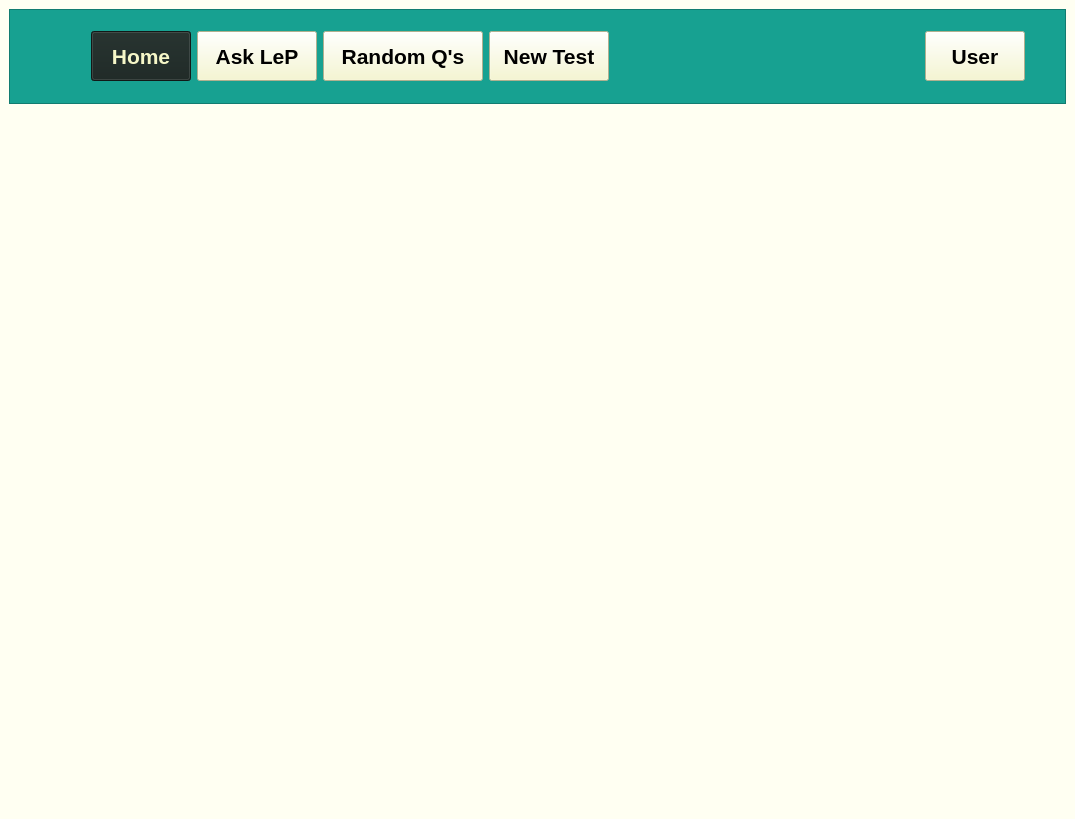
<?xml version="1.0" encoding="UTF-8"?>
<ui version="4.0">
 <class>MainWindow</class>
 <widget class="QMainWindow" name="MainWindow">
  <property name="geometry">
   <rect>
    <x>0</x>
    <y>0</y>
    <width>1075</width>
    <height>119</height>
   </rect>
  </property>
  <property name="maximumSize">
   <size>
    <width>16777215</width>
    <height>119</height>
   </size>
  </property>
  <property name="font">
   <font>
    <family>Helvetica Neue</family>
   </font>
  </property>
  <property name="windowTitle">
   <string>Leprogram</string>
  </property>
  <property name="styleSheet">
   <string notr="true">background-color: rgb(255, 255, 242);</string>
  </property>
  <property name="tabShape">
   <enum>QTabWidget::Triangular</enum>
  </property>
  <property name="dockNestingEnabled">
   <bool>false</bool>
  </property>
  <property name="unifiedTitleAndToolBarOnMac">
   <bool>false</bool>
  </property>
  <widget class="QWidget" name="centralwidget">
   <property name="autoFillBackground">
    <bool>false</bool>
   </property>
   <layout class="QGridLayout" name="gridLayout">
    <item row="1" column="0">
     <widget class="QFrame" name="mainFrame">
      <property name="sizePolicy">
       <sizepolicy hsizetype="Minimum" vsizetype="Minimum">
        <horstretch>0</horstretch>
        <verstretch>0</verstretch>
       </sizepolicy>
      </property>
      <property name="minimumSize">
       <size>
        <width>0</width>
        <height>700</height>
       </size>
      </property>
      <property name="maximumSize">
       <size>
        <width>16777215</width>
        <height>16777215</height>
       </size>
      </property>
      <property name="frameShape">
       <enum>QFrame::NoFrame</enum>
      </property>
      <property name="frameShadow">
       <enum>QFrame::Plain</enum>
      </property>
      <property name="lineWidth">
       <number>0</number>
      </property>
      <layout class="QHBoxLayout" name="mainFrameLayout">
       <property name="spacing">
        <number>0</number>
       </property>
       <property name="leftMargin">
        <number>0</number>
       </property>
       <property name="topMargin">
        <number>0</number>
       </property>
       <property name="rightMargin">
        <number>0</number>
       </property>
       <property name="bottomMargin">
        <number>0</number>
       </property>
      </layout>
     </widget>
    </item>
    <item row="0" column="0">
     <widget class="QFrame" name="menuBar">
      <property name="sizePolicy">
       <sizepolicy hsizetype="Preferred" vsizetype="Maximum">
        <horstretch>0</horstretch>
        <verstretch>0</verstretch>
       </sizepolicy>
      </property>
      <property name="minimumSize">
       <size>
        <width>0</width>
        <height>0</height>
       </size>
      </property>
      <property name="maximumSize">
       <size>
        <width>16777215</width>
        <height>150</height>
       </size>
      </property>
      <property name="styleSheet">
       <string notr="true">background-color: rgb(23, 161, 145);</string>
      </property>
      <property name="frameShape">
       <enum>QFrame::StyledPanel</enum>
      </property>
      <property name="frameShadow">
       <enum>QFrame::Raised</enum>
      </property>
      <layout class="QHBoxLayout" name="horizontalLayout">
       <property name="spacing">
        <number>24</number>
       </property>
       <property name="leftMargin">
        <number>0</number>
       </property>
       <property name="topMargin">
        <number>9</number>
       </property>
       <property name="rightMargin">
        <number>0</number>
       </property>
       <property name="bottomMargin">
        <number>9</number>
       </property>
       <item>
        <widget class="QLabel" name="logo">
         <property name="sizePolicy">
          <sizepolicy hsizetype="Preferred" vsizetype="Preferred">
           <horstretch>0</horstretch>
           <verstretch>0</verstretch>
          </sizepolicy>
         </property>
         <property name="minimumSize">
          <size>
           <width>48</width>
           <height>75</height>
          </size>
         </property>
         <property name="maximumSize">
          <size>
           <width>48</width>
           <height>75</height>
          </size>
         </property>
         <property name="text">
          <string/>
         </property>
         <property name="pixmap">
          <pixmap>../../../res/logo.png</pixmap>
         </property>
         <property name="scaledContents">
          <bool>true</bool>
         </property>
        </widget>
       </item>
       <item>
        <spacer name="leftSpacer">
         <property name="orientation">
          <enum>Qt::Horizontal</enum>
         </property>
         <property name="sizeType">
          <enum>QSizePolicy::Maximum</enum>
         </property>
         <property name="sizeHint" stdset="0">
          <size>
           <width>0</width>
           <height>20</height>
          </size>
         </property>
        </spacer>
       </item>
       <item>
        <widget class="QFrame" name="frame">
         <property name="frameShape">
          <enum>QFrame::NoFrame</enum>
         </property>
         <property name="frameShadow">
          <enum>QFrame::Raised</enum>
         </property>
         <layout class="QHBoxLayout" name="horizontalLayout_2">
          <item>
           <widget class="QPushButton" name="homeButton">
            <property name="sizePolicy">
             <sizepolicy hsizetype="Minimum" vsizetype="Preferred">
              <horstretch>0</horstretch>
              <verstretch>0</verstretch>
             </sizepolicy>
            </property>
            <property name="minimumSize">
             <size>
              <width>100</width>
              <height>50</height>
             </size>
            </property>
            <property name="maximumSize">
             <size>
              <width>100</width>
              <height>50</height>
             </size>
            </property>
            <property name="font">
             <font>
              <family>Helvetica Neue</family>
              <pointsize>16</pointsize>
              <weight>75</weight>
              <italic>false</italic>
              <bold>true</bold>
              <kerning>false</kerning>
             </font>
            </property>
            <property name="autoFillBackground">
             <bool>false</bool>
            </property>
            <property name="styleSheet">
             <string notr="true">background-color: rgb(24, 35, 32);
color: rgb(246, 247, 200);
</string>
            </property>
            <property name="text">
             <string>Home</string>
            </property>
            <property name="icon">
             <iconset>
              <normalon>../../res/ui icons/home.png</normalon>
             </iconset>
            </property>
            <property name="iconSize">
             <size>
              <width>24</width>
              <height>24</height>
             </size>
            </property>
           </widget>
          </item>
          <item>
           <widget class="QPushButton" name="askLepButton">
            <property name="sizePolicy">
             <sizepolicy hsizetype="Minimum" vsizetype="Preferred">
              <horstretch>0</horstretch>
              <verstretch>0</verstretch>
             </sizepolicy>
            </property>
            <property name="minimumSize">
             <size>
              <width>120</width>
              <height>50</height>
             </size>
            </property>
            <property name="maximumSize">
             <size>
              <width>120</width>
              <height>50</height>
             </size>
            </property>
            <property name="font">
             <font>
              <family>Helvetica Neue</family>
              <pointsize>16</pointsize>
              <weight>75</weight>
              <bold>true</bold>
             </font>
            </property>
            <property name="autoFillBackground">
             <bool>false</bool>
            </property>
            <property name="styleSheet">
             <string notr="true">background-color: rgb(246, 247, 200);
border-color: rgb(246, 247, 200);
selection-color:rgb(233, 234, 189);
selection-background-color: rgb(233, 234, 189);</string>
            </property>
            <property name="text">
             <string>Ask LeP</string>
            </property>
            <property name="icon">
             <iconset>
              <normalon>../../res/ui icons/ask lep.png</normalon>
             </iconset>
            </property>
            <property name="iconSize">
             <size>
              <width>24</width>
              <height>24</height>
             </size>
            </property>
           </widget>
          </item>
          <item>
           <widget class="QPushButton" name="randomQsButton">
            <property name="sizePolicy">
             <sizepolicy hsizetype="Minimum" vsizetype="Preferred">
              <horstretch>0</horstretch>
              <verstretch>0</verstretch>
             </sizepolicy>
            </property>
            <property name="minimumSize">
             <size>
              <width>160</width>
              <height>50</height>
             </size>
            </property>
            <property name="maximumSize">
             <size>
              <width>160</width>
              <height>50</height>
             </size>
            </property>
            <property name="font">
             <font>
              <family>Helvetica Neue</family>
              <pointsize>16</pointsize>
              <weight>75</weight>
              <bold>true</bold>
             </font>
            </property>
            <property name="autoFillBackground">
             <bool>false</bool>
            </property>
            <property name="styleSheet">
             <string notr="true">background-color: rgb(246, 247, 200);
border-color: rgb(246, 247, 200);
selection-color:rgb(233, 234, 189);
selection-background-color: rgb(233, 234, 189);</string>
            </property>
            <property name="text">
             <string>Random Q's</string>
            </property>
            <property name="icon">
             <iconset>
              <normalon>../../res/ui icons/random q.png</normalon>
             </iconset>
            </property>
            <property name="iconSize">
             <size>
              <width>24</width>
              <height>24</height>
             </size>
            </property>
           </widget>
          </item>
          <item>
           <widget class="QPushButton" name="newTestButton">
            <property name="sizePolicy">
             <sizepolicy hsizetype="Minimum" vsizetype="Preferred">
              <horstretch>0</horstretch>
              <verstretch>0</verstretch>
             </sizepolicy>
            </property>
            <property name="minimumSize">
             <size>
              <width>120</width>
              <height>50</height>
             </size>
            </property>
            <property name="maximumSize">
             <size>
              <width>120</width>
              <height>50</height>
             </size>
            </property>
            <property name="font">
             <font>
              <family>Helvetica Neue</family>
              <pointsize>16</pointsize>
              <weight>75</weight>
              <bold>true</bold>
             </font>
            </property>
            <property name="autoFillBackground">
             <bool>false</bool>
            </property>
            <property name="styleSheet">
             <string notr="true">background-color: rgb(246, 247, 200);
border-color: rgb(246, 247, 200);
selection-color:rgb(233, 234, 189);
selection-background-color: rgb(233, 234, 189);</string>
            </property>
            <property name="text">
             <string>New Test</string>
            </property>
            <property name="icon">
             <iconset>
              <normaloff>../../res/ui icons/new test.png</normaloff>
              <normalon>../../res/ui icons/new test.png</normalon>
              <disabledoff>../../res/ui icons/new test.png</disabledoff>
              <disabledon>../../res/ui icons/new test.png</disabledon>
              <activeoff>../../res/ui icons/new test.png</activeoff>
              <activeon>../../res/ui icons/new test.png</activeon>
              <selectedoff>../../res/ui icons/new test.png</selectedoff>
              <selectedon>../../res/ui icons/new test.png</selectedon>../../res/ui icons/new test.png</iconset>
            </property>
            <property name="iconSize">
             <size>
              <width>24</width>
              <height>24</height>
             </size>
            </property>
           </widget>
          </item>
          <item>
           <spacer name="horizontalSpacer_2">
            <property name="orientation">
             <enum>Qt::Horizontal</enum>
            </property>
            <property name="sizeHint" stdset="0">
             <size>
              <width>40</width>
              <height>20</height>
             </size>
            </property>
           </spacer>
          </item>
         </layout>
        </widget>
       </item>
       <item>
        <spacer name="rightSpacer3">
         <property name="orientation">
          <enum>Qt::Horizontal</enum>
         </property>
         <property name="sizeType">
          <enum>QSizePolicy::Preferred</enum>
         </property>
         <property name="sizeHint" stdset="0">
          <size>
           <width>40</width>
           <height>20</height>
          </size>
         </property>
        </spacer>
       </item>
       <item>
        <widget class="QPushButton" name="userButton">
         <property name="sizePolicy">
          <sizepolicy hsizetype="Minimum" vsizetype="Preferred">
           <horstretch>0</horstretch>
           <verstretch>0</verstretch>
          </sizepolicy>
         </property>
         <property name="minimumSize">
          <size>
           <width>100</width>
           <height>50</height>
          </size>
         </property>
         <property name="maximumSize">
          <size>
           <width>100</width>
           <height>50</height>
          </size>
         </property>
         <property name="font">
          <font>
           <family>Helvetica Neue</family>
           <pointsize>16</pointsize>
           <weight>75</weight>
           <bold>true</bold>
          </font>
         </property>
         <property name="autoFillBackground">
          <bool>false</bool>
         </property>
         <property name="styleSheet">
          <string notr="true">background-color: rgb(246, 247, 200);
border-color: rgb(246, 247, 200);
selection-color:rgb(233, 234, 189);
selection-background-color: rgb(233, 234, 189);</string>
         </property>
         <property name="text">
          <string>User</string>
         </property>
         <property name="icon">
          <iconset>
           <normaloff>../../res/ui icons/user.png</normaloff>../../res/ui icons/user.png</iconset>
         </property>
         <property name="iconSize">
          <size>
           <width>24</width>
           <height>24</height>
          </size>
         </property>
        </widget>
       </item>
       <item>
        <spacer name="horizontalSpacer">
         <property name="orientation">
          <enum>Qt::Horizontal</enum>
         </property>
         <property name="sizeType">
          <enum>QSizePolicy::Preferred</enum>
         </property>
         <property name="sizeHint" stdset="0">
          <size>
           <width>40</width>
           <height>20</height>
          </size>
         </property>
        </spacer>
       </item>
      </layout>
     </widget>
    </item>
   </layout>
  </widget>
 </widget>
 <resources/>
 <connections/>
</ui>
